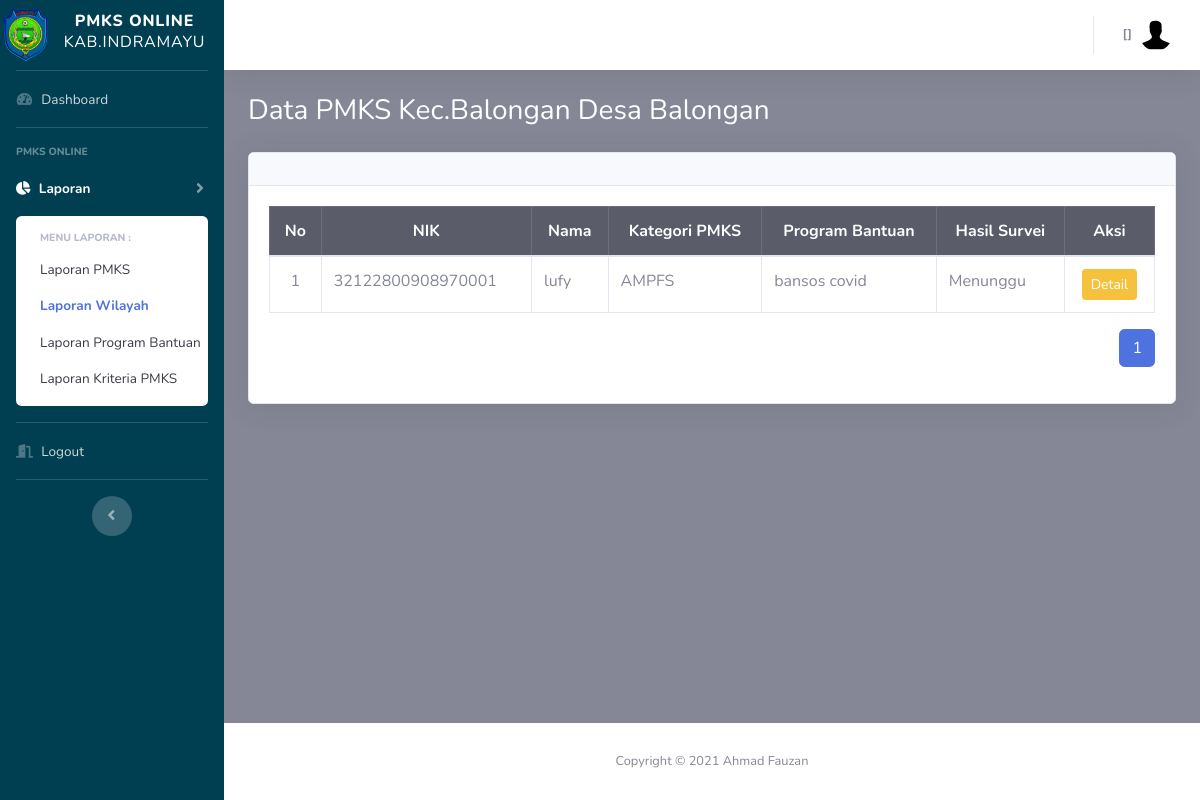
The app's page /pimpinan/laporan_wil_detail.php?id=30 with its own data.
### tables this page shows
CREATE TABLE `desa` (
  `id_desa` int(10) NOT NULL,
  `nm_desa` varchar(25) NOT NULL,
  `id_kec` int(11) NOT NULL,
  `is_delete` int(11) NOT NULL,
  `row_edit` int(11) NOT NULL,
  `creator` int(11) NOT NULL,
  `time_input` datetime NOT NULL DEFAULT CURRENT_TIMESTAMP
);

CREATE TABLE `kecamatan` (
  `id_kec` int(11) NOT NULL,
  `nm_kec` varchar(20) NOT NULL,
  `is_delete` int(11) NOT NULL,
  `row_edit` int(11) NOT NULL,
  `creator` int(11) NOT NULL,
  `time_input` datetime NOT NULL DEFAULT CURRENT_TIMESTAMP
);

CREATE TABLE `pmks` (
  `id_pmks` int(11) NOT NULL,
  `id_kk` int(11) NOT NULL,
  `id_kec` int(11) NOT NULL,
  `id_desa` int(11) NOT NULL,
  `id_kat_pmks` int(11) NOT NULL,
  `id_program` int(11) NOT NULL,
  `hsl_survei` varchar(50) NOT NULL,
  `nik_pmks` varchar(50) NOT NULL,
  `nm_pmks` varchar(50) NOT NULL,
  `tgl_lhr_pmks` date NOT NULL,
  `hubungan` varchar(25) NOT NULL,
  `jns_klm_pmks` varchar(25) NOT NULL,
  `nm_ibu_pmks` varchar(50) NOT NULL,
  `pendidikan_pmks` varchar(50) NOT NULL,
  `is_delete` int(11) NOT NULL,
  `row_edit` int(11) NOT NULL,
  `creator` int(11) NOT NULL,
  `time_input` datetime NOT NULL DEFAULT CURRENT_TIMESTAMP
);

CREATE TABLE `kat_pmks` (
  `id_kat_pmks` int(10) NOT NULL,
  `nm_kat` varchar(25) NOT NULL,
  `is_delete` int(11) NOT NULL,
  `row_edit` int(11) NOT NULL,
  `creator` int(11) NOT NULL,
  `time_input` datetime NOT NULL DEFAULT CURRENT_TIMESTAMP
);

CREATE TABLE `program_bantuan` (
  `id_program` int(10) NOT NULL,
  `nm_program` varchar(25) NOT NULL,
  `is_delete` int(11) NOT NULL,
  `row_edit` int(11) NOT NULL,
  `creator` int(11) NOT NULL,
  `time_input` datetime NOT NULL DEFAULT CURRENT_TIMESTAMP
);

### config.php (called while the page is built, shortened)
<?php
	$database = 'pmks';
?>

### functions.php (called while the page is built, shortened)
<?php
function query($query)
{
	include('config.php');
	$result = mysqli_query($koneksi, $query);
	$rows = [];
	while ($row = mysqli_fetch_assoc($result)) {
		$rows[] = $row;
	}
	return $rows;
}

### pimpinan/laporan_wil_detail.php (the view, shortened to what this page needs)
<?php
  include('templetes/sidebar.php');
  include('templetes/topbar.php');
  require_once "../functions.php";
$id=$_GET['id'];
$jml_DataHalaman = 5;
$jml_responden = count(query("SELECT a.*, b.*,c.*,d.*,f.*,g.*,h.id_kec,
                               h.nm_kec AS nm_kec_kk,i.id_desa,i.nm_desa AS nm_desa_kk FROM pmks a
                               INNER JOIN kat_pmks b USING (id_kat_pmks)
                               INNER JOIN program_bantuan c USING (id_program)
                               INNER JOIN kk d USING (id_kk)
                               INNER JOIN Kecamatan f ON a.id_kec = f.id_kec
                               INNER JOIN desa g ON a.id_desa = g.id_desa
                               INNER JOIN Kecamatan h ON d.id_kec = h.id_kec
                               INNER JOIN desa i ON d.id_desa = i.id_desa
                               WHERE a.is_delete = 1 AND d.is_delete = 1 AND g.id_desa=$id ORDER BY nm_kec ASC, nm_desa ASC"));
$jml_Halaman = ceil($jml_responden / $jml_DataHalaman);
$pageAktif = (isset($_GET["page"]) ) ? $_GET["page"] : 1;
$awaldata = ( $jml_DataHalaman * $pageAktif ) - $jml_DataHalaman;
$pmks=query("SELECT a.*, b.*,c.*,d.*,f.*,g.*,h.id_kec,h.nm_kec AS nm_kec_kk,i.id_desa,i.nm_desa AS nm_desa_kk FROM pmks a
                               INNER JOIN kat_pmks b USING (id_kat_pmks)
                               INNER JOIN program_bantuan c USING (id_program)
                               INNER JOIN kk d USING (id_kk)
                               INNER JOIN Kecamatan f ON a.id_kec = f.id_kec
                               INNER JOIN desa g ON a.id_desa = g.id_desa
                               INNER JOIN Kecamatan h ON d.id_kec = h.id_kec
                               INNER JOIN desa i ON d.id_desa = i.id_desa
                               WHERE a.is_delete = 1 AND d.is_delete = 1 AND g.id_desa=$id ORDER BY nm_kec ASC, nm_desa ASC LIMIT $awaldata, $jml_DataHalaman");
$pmksx=query("SELECT a.*,b.id_kec,b.nm_kec,b.is_delete FROM desa a
              INNER JOIN kecamatan b USING (id_kec) WHERE a.is_delete=1 AND b.is_delete=1 AND a.id_desa=$id")[0];
?>
        <div class="container-fluid">
          <h1 class="h3 mb-4 text-judul">Data PMKS Kec.<?=$pmksx['nm_kec']. ' Desa '. $pmksx['nm_desa'] ?></h1>
              <div class="card shadow mb-2">
                <div class="card-header py-3">
                </div>
                <div class="card-body">
                <div class="table-responsive">
                <table class="table table-bordered" width="100%" cellspacing="0">
                  <thead class="table-dark">
                    <tr>
                      <th class="text-center">No</th>
                      <th class="text-center">NIK</th>
                      <th class="text-center">Nama</th>
                      <th class="text-center">Kategori PMKS</th>
                      <th class="text-center">Program Bantuan</th>
                      <th class="text-center">Hasil Survei</th>
                      <th class="text-center">Aksi</th>
                    </tr>
                  </thead>
                  <?php $i=$awaldata+1; ?>
                  <?php foreach ($pmks as $row):?>
                    <tbody>
                      <tr>
                        <td class="text-center"><?=$i;?></td>
                        <td class="text-left"><?=$row['nik_pmks'];?></td>
                        <td class="text-left"><?=$row['nm_pmks'];?></td>
                        <td class="text-left"><?=$row['nm_kat'];?></td>
                        <td class="text-left"><?=$row['nm_program'];?></td>
                        <td class="text-left"><?=$row['hsl_survei'];?></td>
                        <td class="text-center">
                         <a href="pmks_laporan.php?id=<?=$row['id_pmks'] ?>" class="btn btn-warning btn-sm">Detail</a>
                        </td>
                      </tr>
                      <?php $i++;?>
                    <?php endforeach; ?>
                  </tbody>
                </table>
                <nav aria-label="Page navigation example">
                  <ul class="pagination float-right">
                    <?php for ($i=1; $i <= $jml_Halaman; $i++) : ?>
                      <?php if ($i == $pageAktif) : ?>
                        <li class="page-item active"><a class="page-link" href="?page=<?=$i; ?>"><?=$i; ?></a></li>
                        <?php else : ?>
                          <li class="page-item"><a class="page-link" href="?page=<?=$i; ?>"><?=$i; ?></a></li>
                        <?php endif; ?>
                      <?php endfor; ?>
                    </ul>
                  </nav>
                </div>
              </div>
            </div>
        </div>
      </div>
<?php include('templetes/footer.php');?>

### pimpinan/templetes/sidebar.php (style rules this page uses)
.text-judul { color: #ffffff; }

### records on screen
desa: id_kec.nm_kec "Balongan", nm_desa "Balongan"
pmks: nik_pmks "32122800908970001", nm_pmks "lufy", id_kat_pmks.nm_kat "AMPFS", id_program.nm_program "bansos covid", hsl_survei "Menunggu"
